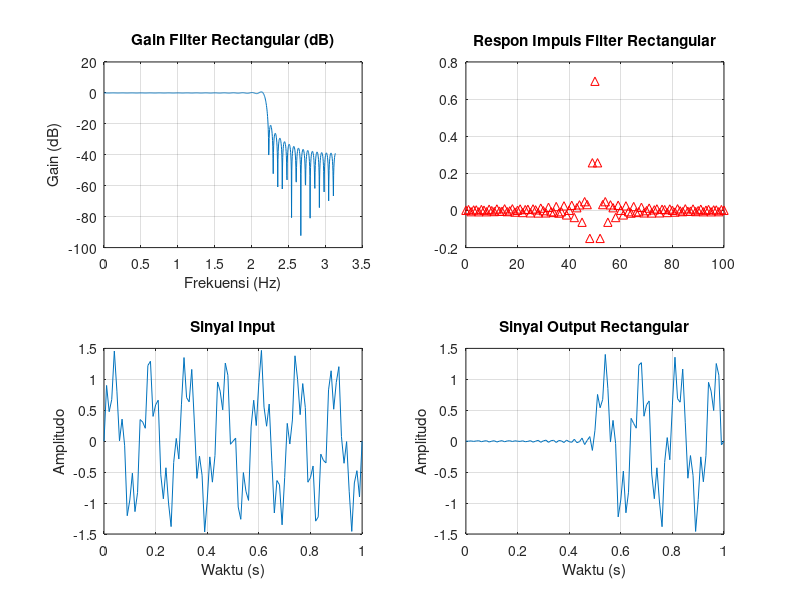

Recreate this plot in MATLAB.
% Input parameter
Ap = 0.5;    % Ripple pada bandstop dalam dB
Ar = 50;     % Penurunan pada bandpass dalam dB
Wp = 0.6;    % Frekuensi cut-off pada lowpass
Wr = 0.8;    % Frekuensi batas pada bandstop
N = 100;     % Orde filter

% Frekuensi cut-off
Wc = (Wp + Wr) / 2;

% Desain filter LPF dengan metode rectangular
b_rectangular = fir1(N, Wc, 'low', rectwin(N+1));

% Hitung respons frekuensi filter rectangular
[H_rectangular, F_rectangular] = freqz(b_rectangular, 1, 1024);

% Buat sinyal input
t = 0:0.01:1;
x = sin(2*pi*7*t) + 0.5*sin(2*pi*30*t);

% Filterkan sinyal input dengan filter rectangular
y_rectangular = filter(b_rectangular, 1, x);

% Gambar respon frekuensi filter rectangular dalam dB
figure;
subplot(2,2,1);
plot(F_rectangular, 20*log10(abs(H_rectangular)));
title('Gain Filter Rectangular (dB)');
xlabel('Frekuensi (Hz)');
ylabel('Gain (dB)');
grid on;

% Gambar respon impuls filter rectangular
subplot(2,2,2);
impz(b_rectangular);
title('Respon Impuls Filter Rectangular');
grid on;

% Gambar sinyal input
subplot(2,2,3);
plot(t, x);
title('Sinyal Input');
xlabel('Waktu (s)');
ylabel('Amplitudo');
grid on;

% Gambar sinyal output setelah filter rectangular
subplot(2,2,4);
plot(t, y_rectangular);
title('Sinyal Output Rectangular');
xlabel('Waktu (s)');
ylabel('Amplitudo');
grid on;
